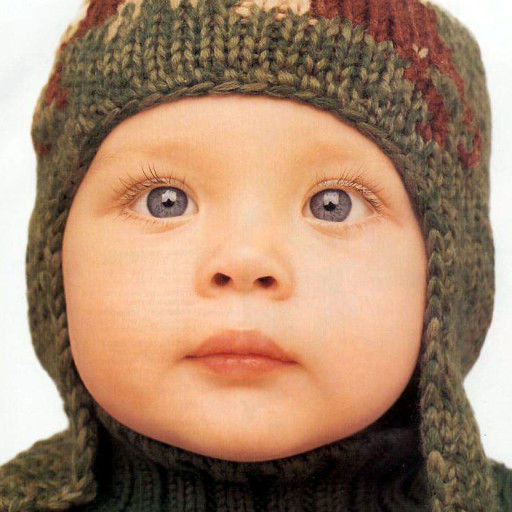
#> input picture testsets/Set5/HR/baby.png, 512 x 512 px, found by its file name; its folder holds only this picture in this run
$ python tiling.py
#> lines starting #> are read from the running program, lines starting #| are printed output that depends on the picture
import os
import cv2
import numpy as np

HR_DIR = "dataset/HR"
LR_DIR = "dataset/LR"

OUT_HR = "dataset/HR_tiles"
OUT_LR = "dataset/LR_tiles"

os.makedirs(OUT_HR, exist_ok=True)
os.makedirs(OUT_LR, exist_ok=True)

TILE = 256  # tile size
counter = 1  # global tile counter


def tile_image_pair(hr_img, lr_img, tile, prefix_num):
    h, w = hr_img.shape[:2]

    tiles = []
    for y in range(0, h - tile + 1, tile):
        for x in range(0, w - tile + 1, tile):
            hr_crop = hr_img[y:y+tile, x:x+tile]
            lr_crop = lr_img[y:y+tile, x:x+tile]
            tiles.append((hr_crop, lr_crop))
    return tiles


print("🔹 Splitting HR/LR image pairs into tiles...")

for fname in os.listdir(HR_DIR):
    if not fname.lower().endswith(("jpg", "png", "jpeg")):
        continue

    base = os.path.splitext(fname)[0]

    hr = cv2.imread(os.path.join(HR_DIR, fname))
#> hr is the input picture: shape (512, 512, 3); mean B, G, R 109.5, 134.2, 166.9
    lr = cv2.imread(os.path.join(LR_DIR, fname))

    if hr is None or lr is None:
        print(f"⚠ Skipping {fname}, failed to read.")
        continue

    # Tile this HR/LR pair
    tiles = tile_image_pair(hr, lr, TILE, counter)
#> after the loop in tile_image_pair, `for y in range(0, h - tile + 1, tile):`: tiles = 4 items
#> tiles = 4 items

    # Save tiles sequentially
    for hr_tile, lr_tile in tiles:
        hr_path = os.path.join(OUT_HR, f"{counter}.png")
        lr_path = os.path.join(OUT_LR, f"{counter}.png")

        cv2.imwrite(hr_path, hr_tile)
        cv2.imwrite(lr_path, lr_tile)

        counter += 1
#> this loop made 4 passes
#> pass 1, `cv2.imwrite(hr_path, hr_tile)`:
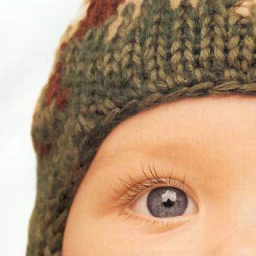
#> saved as 1.png: shape (256, 256, 3); mean B, G, R 123.4, 151, 180.7
#> pass 2, `cv2.imwrite(hr_path, hr_tile)`:
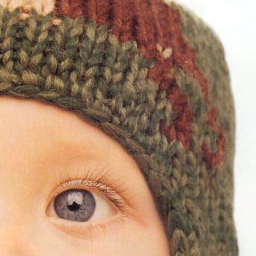
#> saved as 2.png: shape (256, 256, 3); mean B, G, R 109, 132.3, 164.4
#> after the loop, counter = 5

print(f"✔ Done! Saved {counter-1} tiles.")
#| ✔ Done! Saved 4 tiles.

$ run again, on testsets/Set5/HR/bird.png
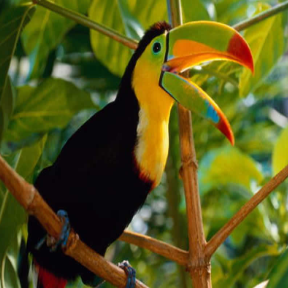
#> input picture testsets/Set5/HR/bird.png, 288 x 288 px, found by its file name
#> hr is the input picture: shape (288, 288, 3); mean B, G, R 27, 88.5, 88
#> after the loop in tile_image_pair, `for y in range(0, h - tile + 1, tile):`: tiles = 1 item
#> the loop `for hr_tile, lr_tile in tiles:` made 1 pass
#> counter on pass 1: 2
#> pass 1, `cv2.imwrite(hr_path, hr_tile)`:
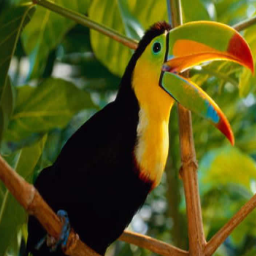
#> saved as 1.png: shape (256, 256, 3); mean B, G, R 23.3, 84.2, 85.1
#> after the loop `for hr_tile, lr_tile in tiles:`: counter = 2
#| ✔ Done! Saved 1 tiles.

$ run again, on testsets/Set5/HR/head.png
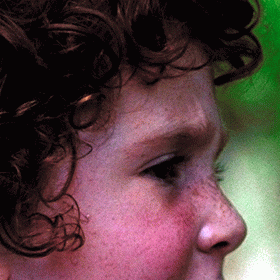
#> input picture testsets/Set5/HR/head.png, 280 x 280 px, found by its file name
#> hr is the input picture: shape (280, 280, 3); mean B, G, R 65.7, 64.9, 88.5
#> after the loop in tile_image_pair, `for y in range(0, h - tile + 1, tile):`: tiles = 1 item
#> the loop `for hr_tile, lr_tile in tiles:` made 1 pass
#> counter on pass 1: 2
#> pass 1, `cv2.imwrite(hr_path, hr_tile)`:
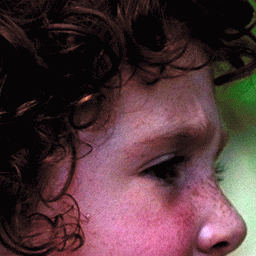
#> saved as 1.png: shape (256, 256, 3); mean B, G, R 58.1, 53.6, 80.7
#> after the loop `for hr_tile, lr_tile in tiles:`: counter = 2
#| ✔ Done! Saved 1 tiles.
